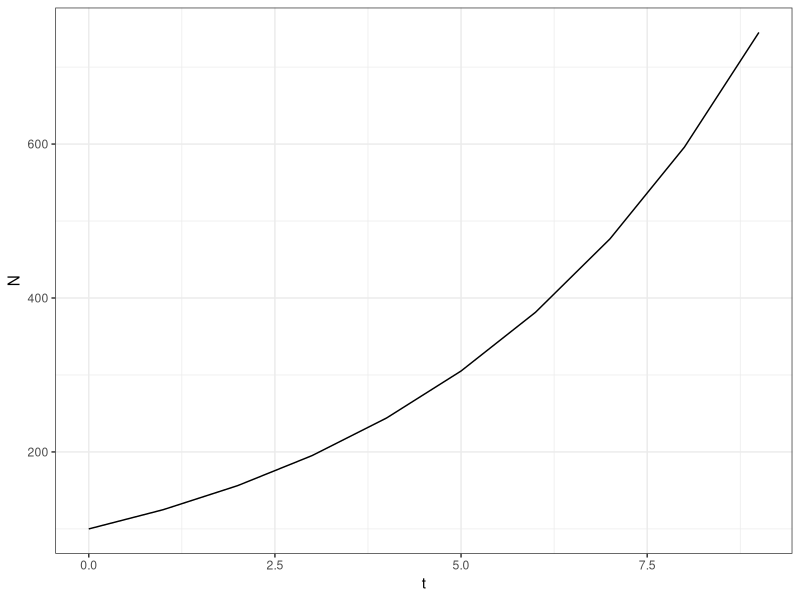
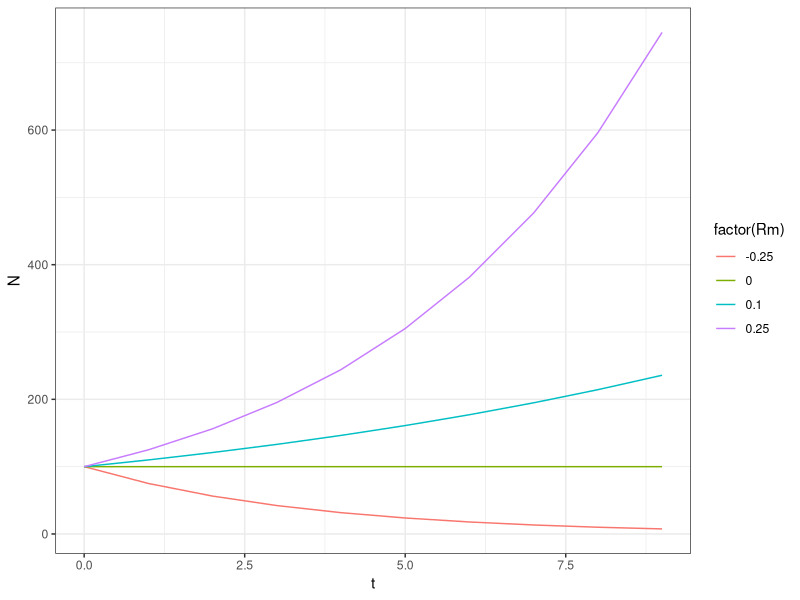
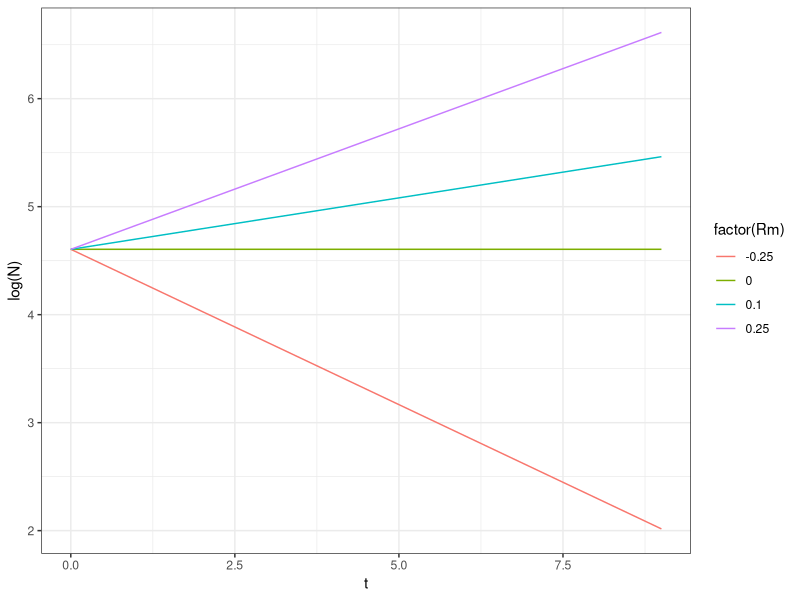
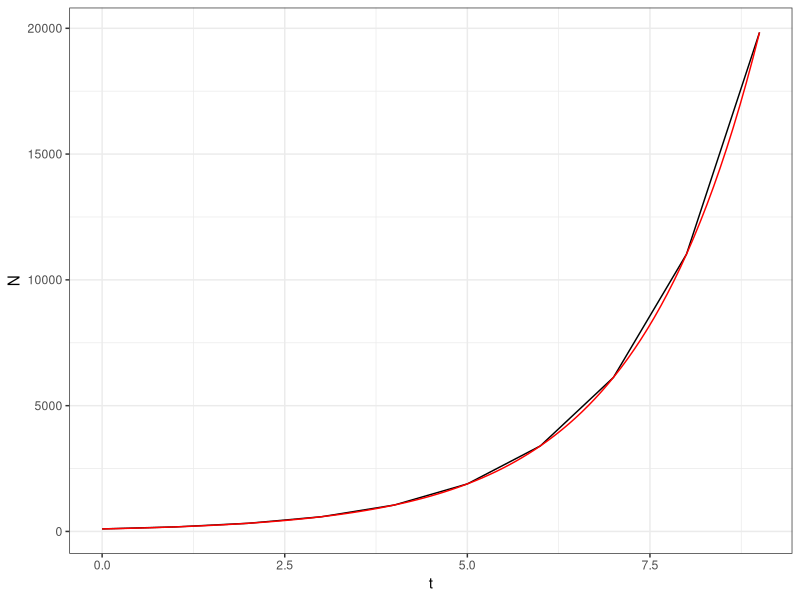
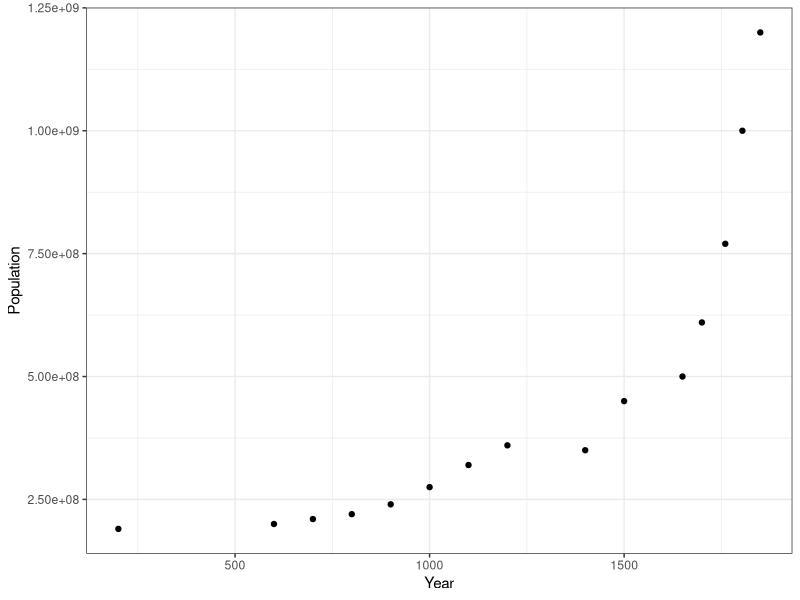
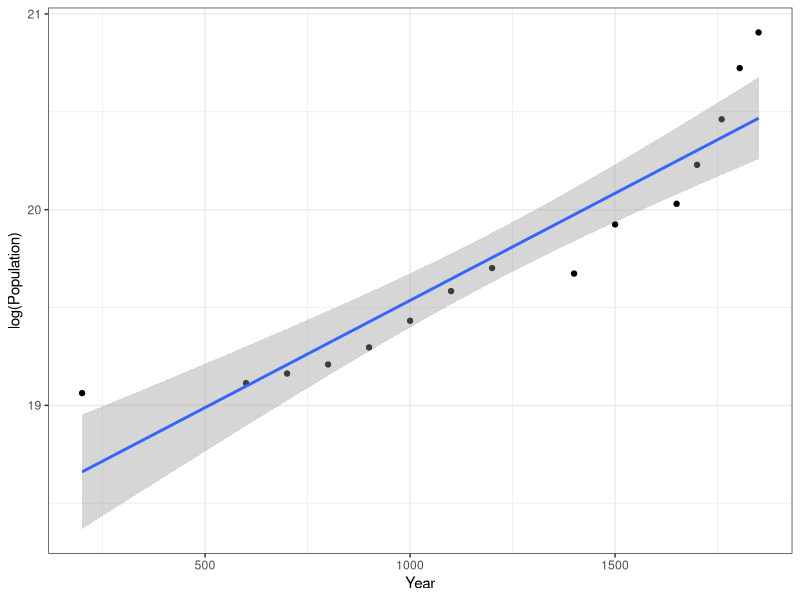
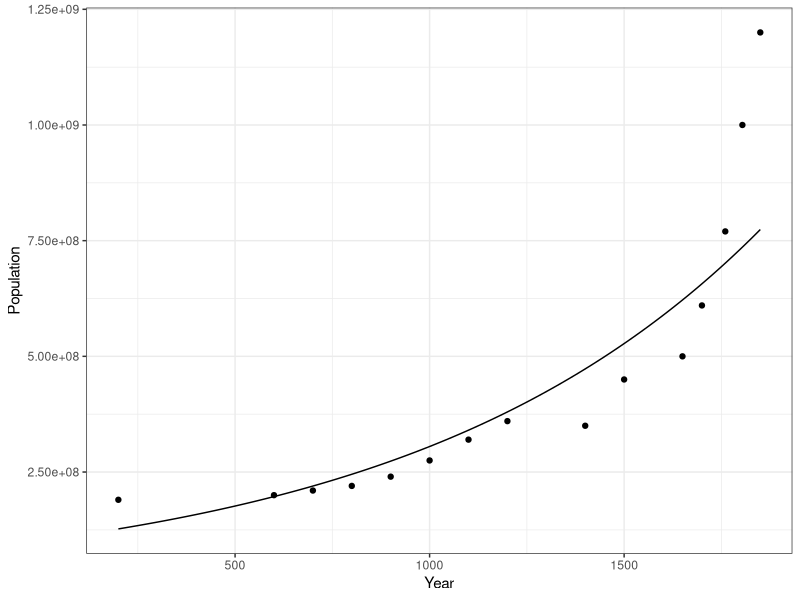
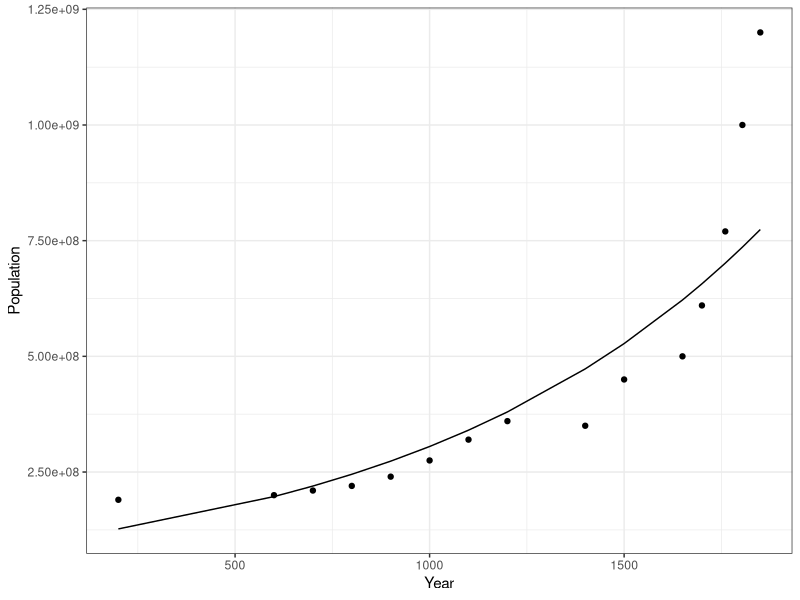

R code for these plots, in order:
## ---- chunk 1
library(tidyverse)
theme_set(theme_bw()) #optionally change the plotting theme
## ---- chunk 2
Rm<-0.25
lambda<-1+Rm
N0<-100
Population<-data.frame(t=0:9,N=NA)
Population$N[1]<-N0
for(i in 2:10) {
  Population$N[i]<-Population$N[i-1]*lambda
}
Population
## ---- chunk 3
Population<-data.frame(t=0:9)
Population$N<-N0*lambda^(Population$t)
Population
## ---- chunk 4
ggplot(Population,
       aes(x=t,y=N))+
  geom_line()
## ---- chunk 5
Rm<-c(-0.25,0,0.1,0.25)
lambda<-1+Rm
N0<-100
Population<-expand.grid(t=0:9,lambda=lambda)
Population$Rm<-Population$lambda-1
Population$N<-N0*Population$lambda^(Population$t)
head(Population)
view(Population)


ggplot(Population,
       aes(x=t,
           y=N,
           color=factor(Rm)))+
  geom_line()

## ---- chunk 6
ggplot(Population,
       aes(x=t,
           y=log(N),
           color=factor(Rm)))+
  geom_line()

## ---- chunk 7
Rm<-0.1
lambda<-1+Rm
lambda
rm<-log(lambda)
rm
exp(rm)
log(lambda)
## ---- chunk 8
N0<-100
lambda<-1.8
rm<-log(lambda)
Population<-data.frame(t=0:9)
Population$N<-N0*lambda^(Population$t)
ggplot(Population,
       aes(x=t,y=N))+
  geom_line()+
  geom_function(fun = function(x) N0*exp(rm*x), colour = "red")
  

## ---- chunk 9
rm_per_day<-0.001 # per day
rm_per_year<- rm_per_day*365
rm_per_year
## ---- chunk 10
humans<-read_csv("HumanPopulation.csv") %>%
  filter(Year <1900)   
ggplot(humans,aes(x=Year,y=Population))+
  geom_point()
## ---- chunk 11
ggplot(humans,aes(x=Year,y=log(Population)))+
  geom_point()+
  stat_smooth(method="lm")
## ---- chunk 12
humans.lm<-lm(log(Population)~Year,data=humans)
summary(humans.lm)
## ---- chunk 13
rm<-coef(humans.lm)[2]
rm
lambda<-exp(rm)
lambda
N0<-exp(coef(humans.lm)[1])
N0
## ---- chunk 14
ggplot(humans,aes(x=Year))+
  geom_point(aes(y=Population))+
  geom_function(fun=~N0*exp(rm*.x)) 
## ---- chunk 15
humans$Predicted<-N0*lambda^humans$Year
ggplot(humans,aes(x=Year))+
  geom_point(aes(y=Population))+
  geom_line(aes(y=Predicted))
